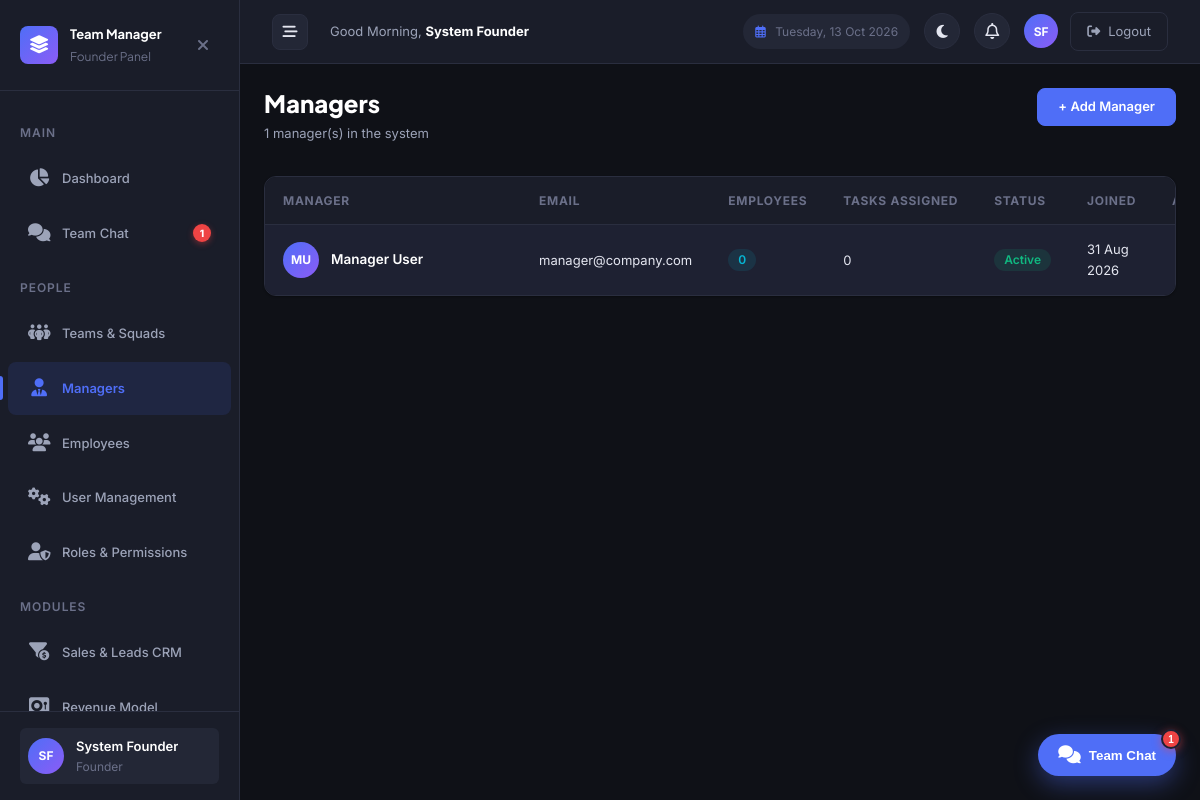
The page /founder/managers.php (signed in) on the database its author committed.
### tables this page shows
CREATE TABLE `roles` (
  `id` int NOT NULL AUTO_INCREMENT,
  `name` varchar(100) NOT NULL,
  `slug` varchar(50) NOT NULL,
  `description` text,
  `base_role` varchar(50) NOT NULL DEFAULT 'employee',
  `is_system` tinyint(1) NOT NULL DEFAULT '0',
  `created_at` timestamp NULL DEFAULT CURRENT_TIMESTAMP,
  `updated_at` timestamp NULL DEFAULT CURRENT_TIMESTAMP ON UPDATE CURRENT_TIMESTAMP,
  PRIMARY KEY (`id`),
  UNIQUE KEY `uk_slug` (`slug`)
);

CREATE TABLE `users` (
  `id` int NOT NULL AUTO_INCREMENT,
  `employee_id` varchar(50) DEFAULT NULL,
  `name` varchar(100) NOT NULL,
  `email` varchar(150) NOT NULL,
  `contact_no` varchar(20) DEFAULT NULL,
  `designation` varchar(100) DEFAULT NULL,
  `joining_date` date DEFAULT NULL,
  `base_salary` decimal(10,2) NOT NULL DEFAULT '30000.00',
  `password` varchar(255) NOT NULL,
  `pin` varchar(255) DEFAULT NULL,
  `role` varchar(50) NOT NULL DEFAULT 'employee',
  `manager_id` int DEFAULT NULL,
  `status` enum('active','inactive') NOT NULL DEFAULT 'active',
  `created_at` timestamp NULL DEFAULT CURRENT_TIMESTAMP,
  `updated_at` timestamp NULL DEFAULT CURRENT_TIMESTAMP ON UPDATE CURRENT_TIMESTAMP,
  `last_activity` timestamp NULL DEFAULT NULL,
  `presence_status` enum('automatic','dnd','away','offline') NOT NULL DEFAULT 'automatic',
  `custom_status_text` varchar(255) DEFAULT NULL,
  `custom_status_emoji` varchar(50) DEFAULT NULL,
  `last_active_at` timestamp NULL DEFAULT CURRENT_TIMESTAMP ON UPDATE CURRENT_TIMESTAMP,
  PRIMARY KEY (`id`),
  UNIQUE KEY `uk_email` (`email`),
  UNIQUE KEY `uk_employee_id` (`employee_id`),
  KEY `idx_role` (`role`),
  KEY `idx_manager_id` (`manager_id`),
  KEY `idx_status` (`status`),
  CONSTRAINT `fk_users_manager` FOREIGN KEY (`manager_id`) REFERENCES `users` (`id`) ON DELETE SET NULL ON UPDATE CASCADE
);

### includes/auth.php (called while the page is built, shortened)
<?php
function isLoggedIn(): bool {
    return isset($_SESSION['user_id']) && !empty($_SESSION['user_id']);
}
function getCurrentUser(): ?array {
    return [
        'id' => $_SESSION['user_id'],
        'name' => $_SESSION['user_name'],
        'email' => $_SESSION['user_email'],
        'role' => $_SESSION['user_role']
    ];
}

### includes/functions.php (called while the page is built, shortened)
<?php
function e(mixed $value): string {
    return htmlspecialchars((string)$value, ENT_QUOTES, 'UTF-8');
}
function formatDate(?string $date, string $format = 'd M Y'): string {
    return date($format, strtotime($date));
}
function getAllRoles(): array {
    static $rolesCache = null;
    if ($rolesCache !== null) return $rolesCache;
    try {
        $db = getDB();
        $rolesCache = $db->query("SELECT * FROM roles ORDER BY is_system DESC, name ASC")->fetchAll();
    } catch (PDOException $e) {
        $rolesCache = [
            ['id' => 1, 'name' => 'Founder', 'slug' => 'founder', 'base_role' => 'founder', 'is_system' => 1],
            ['id' => 2, 'name' => 'Manager', 'slug' => 'manager', 'base_role' => 'manager', 'is_system' => 1],
            ['id' => 3, 'name' => 'HR', 'slug' => 'hr', 'base_role' => 'hr', 'is_system' => 1],
            ['id' => 4, 'name' => 'Employee', 'slug' => 'employee', 'base_role' => 'employee', 'is_system' => 1],
        ];
    }
    return $rolesCache;
}
function getRoleBaseType(?string $slug): string {
    $roles = getAllRoles();
    foreach ($roles as $r) {
        if ($r['slug'] === $slug) {
            return $r['base_role'] ?? 'employee';
        }
    }
    return $slug;
}
function userStatusBadge(string $status): string {
    return match($status) {
        USER_ACTIVE   => 'badge-success',
        USER_INACTIVE => 'badge-danger',
        default       => 'badge-secondary'
    };
}
function getInitials(?string $name = ''): string {
    $cleanName = trim($name ?? '');
    $parts = explode(' ', $cleanName);
    $initials = '';
    foreach (array_slice($parts, 0, 2) as $part) {
        $initials .= strtoupper(mb_substr($part, 0, 1));
    }
    return $initials ?: 'U';
}
function countUnreadChatMessages(int $userId): int {
    try {
        $db = getDB();
        static $checkedColumn = false;
        if (!$checkedColumn) {
            try {
                $db->exec("ALTER TABLE chat_room_members ADD COLUMN last_read_message_id INT NOT NULL DEFAULT 0");
            } catch (Exception $e) {}
            try {
                $db->exec("INSERT IGNORE INTO chat_room_members (room_id, user_id) SELECT 1, id FROM users WHERE status = 'active'");
            } catch (Exception $e) {}
        }
        $stmt = $db->prepare("
            SELECT COUNT(*)
            FROM chat_messages m
            JOIN chat_room_members rm ON m.room_id = rm.room_id
            WHERE rm.user_id = ?
              AND m.sender_id != ?
              AND m.id > COALESCE(rm.last_read_message_id, 0)
        ");
        $stmt->execute([$userId, $userId]);
        return (int)$stmt->fetchColumn();
    } catch (PDOException $e) {
        return 0;
    }
}

### includes/middleware.php (called while the page is built, shortened)
<?php
function requireRole(array $allowedRoles): void {
    $userRole = getUserRole();
    $baseRole = function_exists('getRoleBaseType') ? getRoleBaseType($userRole) : $userRole;
}

### founder/managers.php (the view, shortened to what this page needs)
<?php
require_once __DIR__ . '/../includes/functions.php';
require_once __DIR__ . '/../includes/auth.php';
require_once __DIR__ . '/../includes/middleware.php';
requireRole([ROLE_FOUNDER]);
$db = getDB();
$stmt = $db->query("
    SELECT u.*,
        (SELECT COUNT(*) FROM users e WHERE e.manager_id = u.id AND e.status = 'active') AS employee_count,
        (SELECT COUNT(*) FROM tasks t WHERE t.assigned_by = u.id) AS tasks_assigned
    FROM users u
    WHERE u.role = 'manager'
    ORDER BY u.status ASC, u.name ASC
");
$managers = $stmt->fetchAll();
include __DIR__ . '/../includes/header.php';
?>
<div class="page-header">
    <div>
        <h1 class="page-title">Managers</h1>
        <p class="page-subtitle"><?php echo count($managers); ?> manager(s) in the system</p>
    </div>
    <div class="page-header-actions">
        <a href="<?php echo BASE_URL; ?>/founder/user-management.php?action=add&role=manager" class="btn btn-primary">+ Add Manager</a>
    </div>
</div>
<?php if (empty($managers)): ?>
    <div class="card">
        <div class="empty-state">
            <div class="empty-state-icon"><i class="fa-solid fa-user-tie"></i></div>
            <div class="empty-state-title">No managers yet</div>
            <div class="empty-state-text">Add a manager to start building your team.</div>
        </div>
    </div>
<?php else: ?>
    <div class="table-container">
        <table class="data-table">
            <thead>
                <tr>
                    <th>Manager</th>
                    <th>Email</th>
                    <th>Employees</th>
                    <th>Tasks Assigned</th>
                    <th>Status</th>
                    <th>Joined</th>
                    <th>Actions</th>
                </tr>
            </thead>
            <tbody>
                <?php foreach ($managers as $manager): ?>
                    <tr>
                        <td>
                            <div class="table-user">
                                <div class="table-user-avatar"><?php echo e(getInitials($manager['name'])); ?></div>
                                <div>
                                    <div class="table-user-name"><?php echo e($manager['name']); ?></div>
                                </div>
                            </div>
                        </td>
                        <td><?php echo e($manager['email']); ?></td>
                        <td><span class="badge badge-info"><?php echo $manager['employee_count']; ?></span></td>
                        <td><?php echo $manager['tasks_assigned']; ?></td>
                        <td><span class="badge <?php echo userStatusBadge($manager['status']); ?>"><?php echo ucfirst(e($manager['status'])); ?></span></td>
                        <td><?php echo !empty($manager['joining_date']) ? formatDate($manager['joining_date']) : formatDate($manager['created_at']); ?></td>
                        <td>
                            <div class="table-actions">
                                <a href="<?php echo BASE_URL; ?>/founder/user-management.php?action=edit&id=<?php echo $manager['id']; ?>" class="btn btn-ghost btn-sm" title="Edit"><i class="fa-solid fa-pen"></i></a>
                            </div>
                        </td>
                    </tr>
                <?php endforeach; ?>
            </tbody>
        </table>
    </div>
<?php endif; ?>
<?php include __DIR__ . '/../includes/footer.php'; ?>

### includes/sidebar.php (shortened to what this page needs)
<?php
$currentUser = getCurrentUser();
$userRole = $currentUser['role'] ?? '';
$baseRole = function_exists('getRoleBaseType') ? getRoleBaseType($userRole) : $userRole;
$userInitials = getInitials($currentUser['name'] ?? 'U');
$sidebarChatUnread = isLoggedIn() ? countUnreadChatMessages((int)($currentUser['id'] ?? 0)) : 0;
$currentPage = basename($_SERVER['PHP_SELF'], '.php');
$currentDir = basename(dirname($_SERVER['PHP_SELF']));
function isActive(string $dir, string $page): string {
    global $currentDir, $currentPage;
    return ($currentDir === $dir && $currentPage === $page) ? ' active' : '';
}
?>
<aside class="sidebar" id="sidebar">
    <div class="sidebar-brand">
        <div class="sidebar-brand-icon"><i class="fa-solid fa-layer-group"></i></div>
        <div class="sidebar-brand-text">
            Team Manager
            <span><?php echo ucwords(str_replace('_', ' ', e($userRole))); ?> Panel</span>
        </div>
        <button type="button" class="sidebar-close-btn" id="sidebar-close-btn" onclick="closeSidebarNav(event)" title="Close / Collapse Sidebar" aria-label="Close sidebar" style="display: inline-flex; align-items: center; justify-content: center; cursor: pointer; width: 32px; height: 32px; border-radius: var(--radius-md); margin-left: auto; border: none; background: transparent; color: var(--color-text-muted); font-size: 16px; transition: color 0.15s, background 0.15s;">
            <i class="fa-solid fa-xmark"></i>
        </button>
    </div>
    <nav class="sidebar-nav">
        <?php if ($baseRole === ROLE_FOUNDER): ?>
            <div class="sidebar-nav-label">Main</div>
            <a href="<?php echo BASE_URL; ?>/founder/dashboard.php" class="sidebar-nav-item<?php echo isActive('founder', 'dashboard'); ?>">
                <span class="nav-icon"><i class="fa-solid fa-chart-pie"></i></span> Dashboard
            </a>
            <a href="<?php echo BASE_URL; ?>/chat/index.php" class="sidebar-nav-item<?php echo isActive('chat', 'index'); ?>">
                <span class="nav-icon"><i class="fa-solid fa-comments"></i></span> Team Chat
                <span class="sidebar-chat-badge" style="display: <?php echo $sidebarChatUnread > 0 ? 'inline-flex' : 'none'; ?>;"><?php echo $sidebarChatUnread > 99 ? '99+' : $sidebarChatUnread; ?></span>
            </a>
            <div class="sidebar-nav-label">People</div>
            <a href="<?php echo BASE_URL; ?>/founder/teams.php" class="sidebar-nav-item<?php echo isActive('founder', 'teams'); ?>">
                <span class="nav-icon"><i class="fa-solid fa-people-group"></i></span> Teams & Squads
            </a>
            <a href="<?php echo BASE_URL; ?>/founder/managers.php" class="sidebar-nav-item<?php echo isActive('founder', 'managers'); ?>">
                <span class="nav-icon"><i class="fa-solid fa-user-tie"></i></span> Managers
            </a>
            <a href="<?php echo BASE_URL; ?>/founder/employees.php" class="sidebar-nav-item<?php echo isActive('founder', 'employees'); ?>">
                <span class="nav-icon"><i class="fa-solid fa-users"></i></span> Employees
            </a>
            <a href="<?php echo BASE_URL; ?>/founder/user-management.php" class="sidebar-nav-item<?php echo isActive('founder', 'user-management'); ?>">
                <span class="nav-icon"><i class="fa-solid fa-gears"></i></span> User Management
            </a>
            <a href="<?php echo BASE_URL; ?>/founder/roles.php" class="sidebar-nav-item<?php echo isActive('founder', 'roles'); ?>">
                <span class="nav-icon"><i class="fa-solid fa-user-shield"></i></span> Roles & Permissions
            </a>
            <div class="sidebar-nav-label">Modules</div>
            <a href="<?php echo BASE_URL; ?>/founder/sales.php" class="sidebar-nav-item<?php echo isActive('founder', 'sales'); ?>">
                <span class="nav-icon"><i class="fa-solid fa-funnel-dollar"></i></span> Sales & Leads CRM
            </a>
            <a href="<?php echo BASE_URL; ?>/founder/revenue.php" class="sidebar-nav-item<?php echo isActive('founder', 'revenue'); ?>">
                <span class="nav-icon"><i class="fa-solid fa-vault"></i></span> Revenue Model
            </a>
        <?php endif; ?>
    </nav>
    <div class="sidebar-footer">
        <a href="<?php echo BASE_URL; ?>/profile.php" class="sidebar-user" style="text-decoration: none; display: flex; align-items: center; width: 100%; border-radius: var(--radius-sm); transition: background-color var(--transition-base); padding: var(--space-2);" onmouseover="this.style.backgroundColor='var(--color-bg-tertiary)'" onmouseout="this.style.backgroundColor='transparent'">
            <div class="sidebar-user-avatar"><?php echo e($userInitials); ?></div>
            <div class="sidebar-user-info">
                <div class="sidebar-user-name"><?php echo e($currentUser['name'] ?? 'User'); ?></div>
                <div class="sidebar-user-role"><?php echo ucwords(str_replace('_', ' ', e($userRole))); ?></div>
            </div>
        </a>
    </div>
</aside>

### rows shown on the page
roles: id "1", base_role "Founder"
users: name "MU", name "Manager User", email "manager@company.com", employee_count "0", tasks_assigned "0", status "Active", created_at "31 Aug 2026"

### other values the page prints
str_replace('_', ' ', e($userRole)) "Founder"
$userInitials "SF"
$currentUser['name'] "System Founder"
count($managers) "1"
$footerChatUnread "1"
